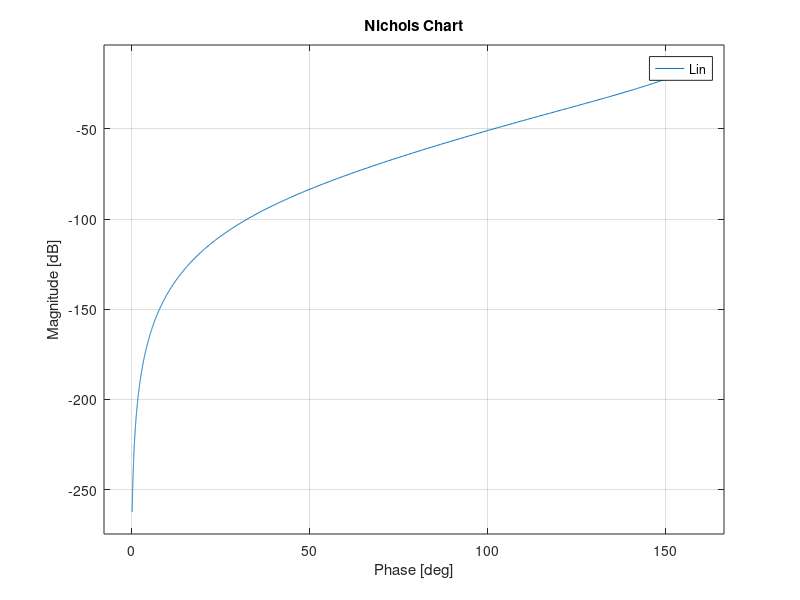

MATLAB code to generate this figure: (Note: this script raises an error after producing the figure.)
s=tf('s');
Gp=100/(s^3+5.5*s^2+4.5*s);
pole(Gp);
Kp=100/4.5;
Gs=0.5;
Ga=0.112;
Gd=1;
Gr=1;
Da0=1.5*10^-3;
wpM=0.03;
wsm=60;
Kd=8;
R0=1;

Gf=1/(Kd*Gs);
Kc1=abs(Kd^2*R0/(1.5*10^-1*Kp*Ga));
Kc2=abs(Da0/(2.14*Ga*Gf*Gs));

ap=16*10^-2;
as=2*10^-1;

MSLF=5.1*10^-3/(ap);
MSLFdb=20*log10(MSLF);

wl=wpM*10^(-MSLFdb/40);

MTHF=1.6*10^-3*Gs/(as);
MTHFdb=20*log10(MTHF);

wh=wsm*10^(MTHFdb/40);


tr=1.8;
ts5=6;
alpha=0.05;

smor=sqrt(log(0.13)^2/(pi^2+log(0.13)^2));
Tp=1/(2*smor*sqrt(1-smor^2));
Tpdb=20*log10(Tp);
Sp=2*smor*sqrt(2+4*smor^2+2*sqrt(1+8*smor^2))/(sqrt(1+8*smor^2)+4*smor^2-1);
Spdb=20*log10(Sp);
wcMIN1=(pi-acos(smor))*sqrt(sqrt(1+4*smor^4)-2*smor^2)/(sqrt(1-smor^2))/tr;
wcMIN2=-log(alpha)*sqrt(sqrt(1+4*smor^4)-2*smor^2)/smor/ts5;

Kc=0.055;
Gc=Kc/s;
Lin=minreal(zpk(Gp*Gc*Ga*Gf*Gs));
figure(1)
nichols(Lin);
hold on

figure(1)
myngridst(Tp,Sp);
hold on

wcdes=1.48;
wnormz=100;
z=wcdes/wnormz;



Rz=1+s/z;
Gc=Rz*Kc/s;
Lin=minreal(zpk(Gp*Gc*Ga*Gf*Gs));
figure(1)
nichols(Lin);
hold on

md=6;
wnormd=2.4;
zd=wcdes/wnormd;
Rd=(1+s/zd)/(1+s/(md*zd));

Gc=(Rd*Rz*Kc)/s;
Lfin=minreal(zpk(Gp*Gc*Ga*Gf*Gs));

figure(1)
nichols(Lfin);
hold on

time=[0:tr/100:10];
T=Lfin/(1+Lfin);

figure(2)
step(T/(Gf*Gs),time)
hold on

S=1/(1+Lfin);


[mgs,phs] = bode(S,0.03);
20*log10(mgs)
MSLFdb

[mgt,pht]= bode(T,60);
20*log10(mgt)
MTHFdb
